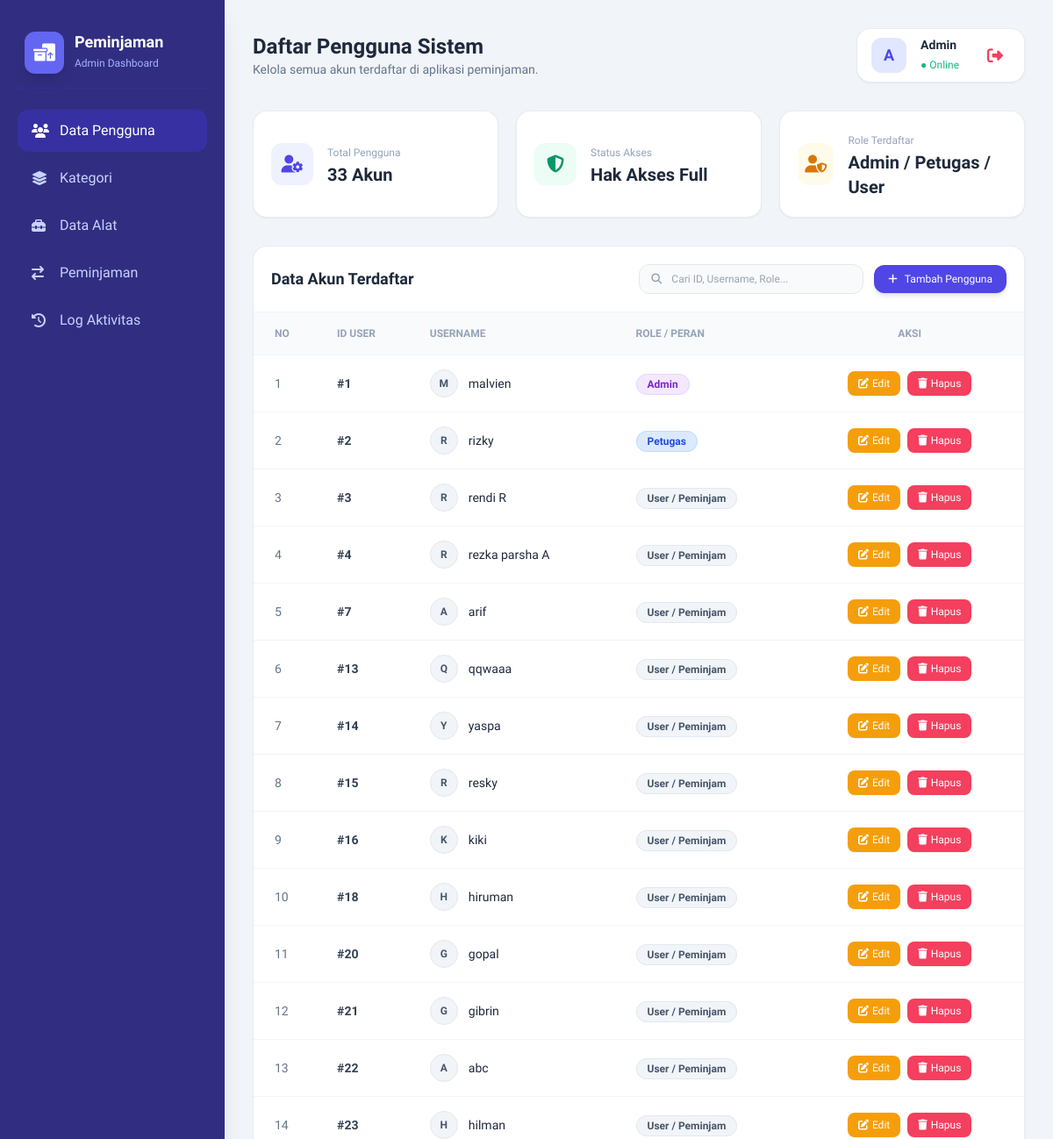
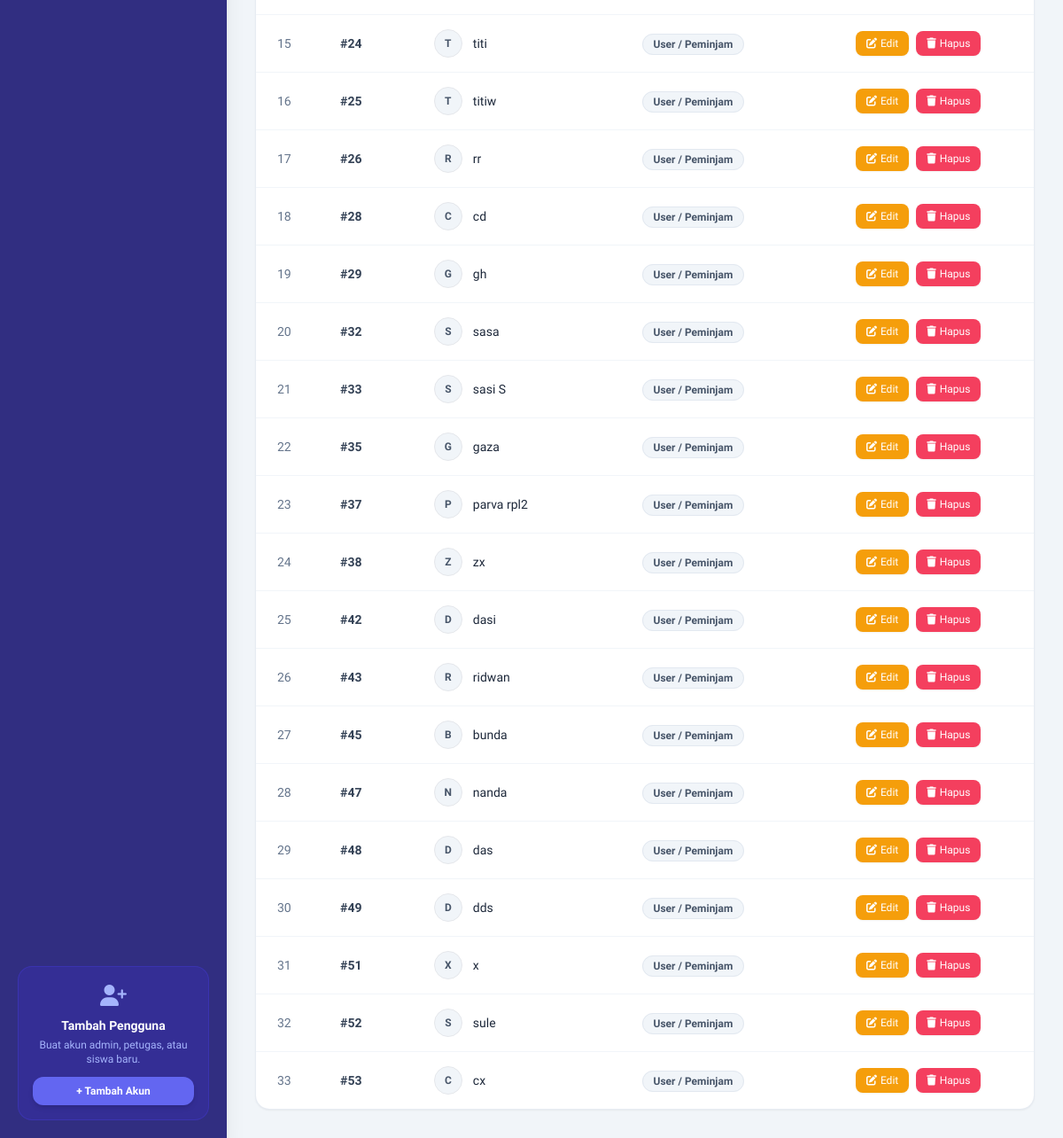
The page /view/v_tampilan_user.php (signed in) on the database its author committed (2 pictures, top to bottom).
### tables this page shows
CREATE TABLE `user` (
  `id_user` int NOT NULL,
  `username` varchar(50) DEFAULT NULL,
  `password` varchar(255) NOT NULL,
  `role` enum('admin','petugas','peminjam') DEFAULT NULL,
  `no_hp` varchar(20) NOT NULL
);

### model/m_user.php (called while the page is built, shortened)
<?php
class m_user {
    private $db;
    public function __construct($db_connection) {
        $this->db = $db_connection;
    }
    public function tampil_data() {
        $sql = "SELECT * FROM user";
        $result = $this->db->query($sql);
        $data = [];
        if ($result) {
            while ($row = $result->fetch_object()) {
                $data[] = $row;
            }
        }
        return $data;
    }
}

### view/v_tampilan_user.php (the view, shortened to what this page needs)
<?php
include_once '../controller/c_user.php';
?>
<!DOCTYPE html>
<html lang="id">
<head>
    <script src="https://cdn.tailwindcss.com"></script>
    <link rel="stylesheet" href="https://cdnjs.cloudflare.com/ajax/libs/font-awesome/6.4.0/css/all.min.css">
</head>
<body class="bg-slate-100 text-slate-800 antialiased">
    <div class="flex min-h-screen">
        <aside class="w-64 bg-indigo-900 text-white flex flex-col justify-between p-5 shadow-xl shrink-0">
            <div>
                <div class="flex items-center gap-3 px-2 py-4 border-b border-indigo-800/60 mb-6">
                    <div class="bg-indigo-500 text-white p-2.5 rounded-xl shadow-lg">
                        <i class="fa-solid fa-boxes-packing text-xl"></i>
                    </div>
                    <div>
                        <h1 class="font-bold text-lg leading-tight">Peminjaman</h1>
                        <span class="text-xs text-indigo-300">Admin Dashboard</span>
                    </div>
                </div>
                <nav class="space-y-1.5">
                    <a href="v_tampilan_user.php" class="flex items-center gap-3 px-4 py-3 rounded-xl bg-indigo-800 text-white font-medium shadow-sm transition">
                        <i class="fa-solid fa-users w-5"></i> Data Pengguna
                    </a>
                    <a href="v_kategori.php" class="flex items-center gap-3 px-4 py-3 rounded-xl text-indigo-200 hover:bg-indigo-800/50 hover:text-white font-medium transition">
                        <i class="fa-solid fa-layer-group w-5"></i> Kategori
                    </a>
                    <a href="v_alat.php" class="flex items-center gap-3 px-4 py-3 rounded-xl text-indigo-200 hover:bg-indigo-800/50 hover:text-white font-medium transition">
                        <i class="fa-solid fa-toolbox w-5"></i> Data Alat
                    </a>
                    <a href="v_peminjaman_admin.php?tipe=pinjam" class="flex items-center gap-3 px-4 py-3 rounded-xl text-indigo-200 hover:bg-indigo-800/50 hover:text-white font-medium transition">
                        <i class="fa-solid fa-arrow-right-arrow-left w-5"></i> Peminjaman
                    </a>
                    <a href="v_log_aktivitas.php" class="flex items-center gap-3 px-4 py-3 rounded-xl text-indigo-200 hover:bg-indigo-800/50 hover:text-white font-medium transition">
                        <i class="fa-solid fa-clock-rotate-left w-5"></i> Log Aktivitas
                    </a>
                </nav>
            </div>
            <div class="bg-indigo-800/60 p-4 rounded-2xl border border-indigo-700/50 text-center">
                <i class="fa-solid fa-user-plus text-indigo-300 text-2xl mb-2"></i>
                <h4 class="text-sm font-semibold mb-1">Tambah Pengguna</h4>
                <p class="text-xs text-indigo-300 mb-3">Buat akun admin, petugas, atau siswa baru.</p>
                <a href="v_tambah_user.php" class="inline-block w-full py-2 bg-indigo-500 hover:bg-indigo-400 text-white font-semibold text-xs rounded-xl shadow-md transition">
                    + Tambah Akun
                </a>
            </div>
        </aside>
        <main class="flex-1 p-8 overflow-y-auto">
            <header class="flex flex-col md:flex-row justify-between items-start md:items-center gap-4 mb-8">
                <div>
                    <h2 class="text-2xl font-bold text-slate-800">Daftar Pengguna Sistem</h2>
                    <p class="text-sm text-slate-500">Kelola semua akun terdaftar di aplikasi peminjaman.</p>
                </div>
                <div class="flex items-center gap-4 bg-white px-4 py-2 rounded-2xl shadow-sm border border-slate-200/80">
                    <div class="w-10 h-10 rounded-xl bg-indigo-100 text-indigo-600 flex items-center justify-center font-bold text-lg">
                        <?= strtoupper(substr($_SESSION['role'] ?? 'A', 0, 1)); ?>
                    </div>
                    <div>
                        <p class="text-sm font-semibold capitalize text-slate-800"><?= $_SESSION['role'] ?? 'Admin'; ?></p>
                        <span class="text-xs text-emerald-500 font-medium">● Online</span>
                    </div>
                    <button type="button"
                            onclick="konfirmasiLogout()"
                            class="ml-2 text-rose-500 hover:bg-rose-50 p-2 rounded-lg transition cursor-pointer"
                            title="Logout">
                        <i class="fa-solid fa-right-from-bracket text-lg"></i>
                    </button>
                </div>
            </header>
            <section class="grid grid-cols-1 md:grid-cols-3 gap-5 mb-8">
                <div class="bg-white p-5 rounded-2xl border border-slate-200/80 shadow-sm flex items-center gap-4">
                    <div class="w-12 h-12 rounded-xl bg-indigo-50 text-indigo-600 flex items-center justify-center text-xl">
                        <i class="fa-solid fa-user-gear"></i>
                    </div>
                    <div>
                        <span class="text-xs font-medium text-slate-400">Total Pengguna</span>
                        <h3 class="text-xl font-bold text-slate-800"><?= is_array($users) ? count($users) : 0; ?> Akun</h3>
                    </div>
                </div>
                <div class="bg-white p-5 rounded-2xl border border-slate-200/80 shadow-sm flex items-center gap-4">
                    <div class="w-12 h-12 rounded-xl bg-emerald-50 text-emerald-600 flex items-center justify-center text-xl">
                        <i class="fa-solid fa-shield-halved"></i>
                    </div>
                    <div>
                        <span class="text-xs font-medium text-slate-400">Status Akses</span>
                        <h3 class="text-xl font-bold text-slate-800">Hak Akses Full</h3>
                    </div>
                </div>
                <div class="bg-white p-5 rounded-2xl border border-slate-200/80 shadow-sm flex items-center gap-4">
                    <div class="w-12 h-12 rounded-xl bg-amber-50 text-amber-600 flex items-center justify-center text-xl">
                        <i class="fa-solid fa-user-shield"></i>
                    </div>
                    <div>
                        <span class="text-xs font-medium text-slate-400">Role Terdaftar</span>
                        <h3 class="text-xl font-bold text-slate-800">Admin / Petugas / User</h3>
                    </div>
                </div>
            </section>
            <section class="bg-white rounded-2xl border border-slate-200/80 shadow-sm overflow-hidden">
                <div class="p-5 border-b border-slate-100 flex flex-col md:flex-row justify-between items-stretch md:items-center gap-4">
                    <h3 class="font-bold text-slate-800 text-lg">Data Akun Terdaftar</h3>
                    <div class="flex flex-col sm:flex-row items-center gap-3">
                        <div class="relative w-full sm:w-64">
                            <i class="fa-solid fa-magnifying-glass absolute left-3.5 top-1/2 -translate-y-1/2 text-slate-400 text-xs"></i>
                            <input type="text"
                                   id="searchInput"
                                   onkeyup="cariUser()"
                                   placeholder="Cari ID, Username, Role..."
                                   class="w-full pl-9 pr-4 py-2 bg-slate-50 border border-slate-200 text-xs rounded-xl focus:bg-white focus:outline-none focus:ring-2 focus:ring-indigo-500/20 focus:border-indigo-500 transition">
                        </div>
                        <a href="v_tambah_user.php" class="w-full sm:w-auto px-4 py-2 bg-indigo-600 hover:bg-indigo-700 text-white font-medium text-xs rounded-xl shadow-md transition flex items-center justify-center gap-2 shrink-0">
                            <i class="fa-solid fa-plus"></i> Tambah Pengguna
                        </a>
                    </div>
                </div>
                <div class="overflow-x-auto">
                    <table class="w-full text-left border-collapse" id="userTable">
                        <thead>
                            <tr class="bg-slate-50 border-b border-slate-100 text-slate-400 text-xs uppercase font-semibold">
                                <th class="p-4 pl-6">No</th>
                                <th class="p-4">ID User</th>
                                <th class="p-4">Username</th>
                                <th class="p-4">Role / Peran</th>
                                <th class="p-4 text-center pr-6">Aksi</th>
                            </tr>
                        </thead>
                        <tbody class="divide-y divide-slate-100 text-sm" id="tableBody">
                            <?php
                            $no = 1;
                            if (is_array($users) && count($users) > 0):
                                foreach ($users as $data):
                            ?>
                                <tr class="hover:bg-slate-50/80 transition user-row">
                                    <td class="p-4 pl-6 font-medium text-slate-500 row-no"><?= $no++; ?></td>
                                    <td class="p-4 font-semibold text-slate-700 search-target">#<?= $data->id_user; ?></td>
                                    <td class="p-4 search-target">
                                        <div class="flex items-center gap-3">
                                            <div class="w-8 h-8 rounded-full bg-slate-100 text-slate-600 flex items-center justify-center font-bold text-xs border shrink-0">
                                                <?= strtoupper(substr($data->username, 0, 1)); ?>
                                            </div>
                                            <span class="font-medium text-slate-800"><?= htmlspecialchars($data->username); ?></span>
                                        </div>
                                    </td>
                                    <td class="p-4 search-target">
                                        <?php if ($data->role === 'admin'): ?>
                                            <span class="px-3 py-1 rounded-full text-xs font-semibold bg-purple-100 text-purple-700 border border-purple-200">
                                                Admin
                                            </span>
                                        <?php elseif ($data->role === 'petugas'): ?>
                                            <span class="px-3 py-1 rounded-full text-xs font-semibold bg-blue-100 text-blue-700 border border-blue-200">
                                                Petugas
                                            </span>
                                        <?php else: ?>
                                            <span class="px-3 py-1 rounded-full text-xs font-semibold bg-slate-100 text-slate-600 border border-slate-200">
                                                User / Peminjam
                                            </span>
                                        <?php endif; ?>
                                    </td>
                                    <td class="p-4 text-center pr-6">
                                        <div class="flex justify-center items-center gap-2">
                                            <a href="v_update_user.php?aksi=edit&id=<?= $data->id_user; ?>"
                                               class="px-3 py-1.5 bg-amber-500 hover:bg-amber-600 text-white font-medium text-xs rounded-lg shadow-sm transition flex items-center gap-1">
                                                <i class="fa-solid fa-pen-to-square"></i> Edit
                                            </a>
                                            <button type="button"
                                                    onclick="konfirmasiHapus(<?= $data->id_user; ?>, '<?= addslashes(htmlspecialchars($data->username)); ?>')"
                                                    class="px-3 py-1.5 bg-rose-500 hover:bg-rose-600 text-white font-medium text-xs rounded-lg shadow-sm transition flex items-center gap-1 cursor-pointer">
                                                <i class="fa-solid fa-trash"></i> Hapus
                                            </button>
                                        </div>
                                    </td>
                                </tr>
                            <?php
                                endforeach;
                            endif; ?>
                        </tbody>
                    </table>
                </div>
            </section>
        </main>
    </div>
</body>
</html>

### controller/c_user.php (shortened to what this page needs)
<?php
require_once '../model/m_koneksi.php';
require_once '../model/m_user.php';
$koneksi_obj = new m_koneksi();
$dbConnection = $koneksi_obj->koneksi;
$user_model = new m_user($dbConnection);
$aksi = $_GET['aksi'] ?? 'tampil';
$id   = $_GET['id'] ?? null;
if ($aksi === 'tampil') {
    $users = $user_model->tampil_data();
    include '../view/v_tampilan_user.php';
    exit();
}
elseif ($aksi === 'edit' && $id) {
    $users = $user_model->tampil_data_by_id($id);
    include_once '../view/v_update_user.php';
    exit();
}
else {
    header("Location: ../view/v_tampilan_user.php");
    exit();
}

### view/v_tampilan_user.php (style rules this page uses)
body { font-family: 'Plus Jakarta Sans', sans-serif; }

### rows shown on the page
user: id_user "1", username "M", username "malvien", role "Admin"
user: id_user "2", username "R", username "rizky", role "Petugas"
user: id_user "3", username "R", username "rendi R", role "User / Peminjam"
user: id_user "4", username "R", username "rezka parsha A", role "User / Peminjam"
user: id_user "7", username "A", username "arif", role "User / Peminjam"
user: id_user "13", username "Q", username "qqwaaa", role "User / Peminjam"
user: id_user "14", username "Y", username "yaspa", role "User / Peminjam"
user: id_user "15", username "R", username "resky", role "User / Peminjam"
user: id_user "16", username "K", username "kiki", role "User / Peminjam"
user: id_user "18", username "H", username "hiruman", role "User / Peminjam"
user: id_user "20", username "G", username "gopal", role "User / Peminjam"
user: id_user "21", username "G", username "gibrin", role "User / Peminjam"
user: id_user "22", username "A", username "abc", role "User / Peminjam"
user: id_user "23", username "H", username "hilman", role "User / Peminjam"
user: id_user "24", username "T", username "titi", role "User / Peminjam"
user: id_user "25", username "T", username "titiw", role "User / Peminjam"
user: id_user "26", username "R", username "rr", role "User / Peminjam"
user: id_user "28", username "C", username "cd", role "User / Peminjam"
user: id_user "29", username "G", username "gh", role "User / Peminjam"
user: id_user "32", username "S", username "sasa", role "User / Peminjam"
user: id_user "33", username "S", username "sasi S", role "User / Peminjam"
user: id_user "35", username "G", username "gaza", role "User / Peminjam"
user: id_user "37", username "P", username "parva rpl2", role "User / Peminjam"
user: id_user "38", username "Z", username "zx", role "User / Peminjam"
user: id_user "42", username "D", username "dasi", role "User / Peminjam"
user: id_user "43", username "R", username "ridwan", role "User / Peminjam"
user: id_user "45", username "B", username "bunda", role "User / Peminjam"
user: id_user "47", username "N", username "nanda", role "User / Peminjam"
user: id_user "48", username "D", username "das", role "User / Peminjam"
user: id_user "49", username "D", username "dds", role "User / Peminjam"
user: id_user "51", username "X", username "x", role "User / Peminjam"
user: id_user "52", username "S", username "sule", role "User / Peminjam"
user: id_user "53", username "C", username "cx", role "User / Peminjam"

### other values the page prints
substr($_SESSION['role'] ?? 'A', 0, 1) "A"
$_SESSION['role'] "Admin"
count($users) "33"
